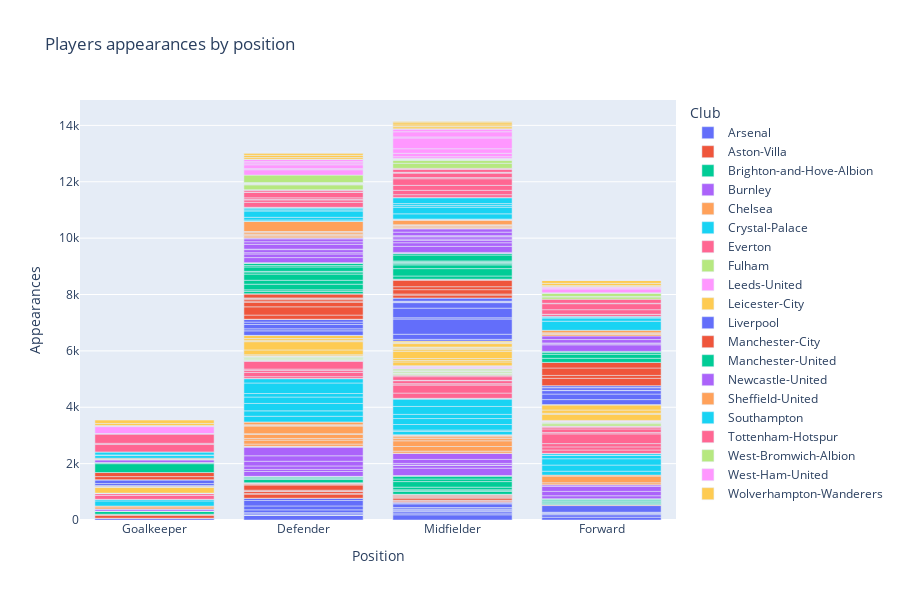

Notebook source saved alongside this figure:
### Markdown cell above
# Players by Appearances

### Code cell
fig=px.bar(data, x='Position', y='Appearances', color='Club', hover_data=['Name'],
          height=600, title='Players appearances by position')
iplot(fig)

### Figure 1 — Plotly figure (JSON) as saved in the notebook; plotly's stock layout.template omitted (floating-point values rounded to 4 significant figures)
{"data": [{"alignmentgroup": "True", "customdata": [["Bernd Leno"], ["Matt Macey"], ["Rúnar Alex Rúnarsson"], ["Héctor Bellerín"], ["Kieran Tierney"], ["William Saliba"], ["Sokratis"], ["Rob Holding"], ["Shkodran Mustafi"], ["Calum Chambers"], ["David Luiz"], ["Sead Kolasinac"], ["Gabriel Magalhães"], ["Mesut Özil"], ["Lucas Torreira"], ["Ainsley Maitland-Niles"], ["Mohamed Elneny"], ["Joseph Willock"], ["Matteo Guendouzi"], ["Emile Smith Rowe"], ["Granit Xhaka"], ["Bukayo Saka"], ["Dani Ceballos"], ["Alexandre Lacazette"], ["Pierre-Emerick Aubameyang"], ["Nicolas Pépé"], ["Reiss Nelson"], ["Eddie Nketiah"], ["Gabriel Martinelli"], ["Willian"]], "hovertemplate": "Club=Arsenal<br>Position=%{x}<br>Appearances=%{y}<br>Name=%{customdata[0]}<extra></extra>", "legendgroup": "Arsenal", "marker": {"color": "#636efa"}, "name": "Arsenal", "offsetgroup": "Arsenal", "orientation": "v", "showlegend": true, "textposition": "auto", "type": "bar", "x": ["Goalkeeper", "Goalkeeper", "Goalkeeper", "Defender", "Defender", "Defender", "Defender", "Defender", "Defender", "Defender", "Defender", "Defender", "Defender", "Midfielder", "Midfielder", "Midfielder", "Midfielder", "Midfielder", "Midfielder", "Midfielder", "Midfielder", "Midfielder", "Midfielder", "Forward", "Forward", "Forward", "Forward", "Forward", "Forward", "Forward"], "xaxis": "x", "y": [64, 0, 0, 160, 16, 0, 44, 41, 99, 139, 194, 78, 2, 184, 63, 54, 47, 33, 57, 2, 132, 28, 26, 99, 87, 33, 20, 23, 14, 236], "yaxis": "y"}, {"alignmentgroup": "True", "customdata": [["Tom Heaton"], ["Jed Steer"], ["Ørjan Nyland"], ["Lovre Kalinic"], ["Emiliano Martínez"], ["Neil Taylor"], ["Ezri Konsa Ngoyo"], ["Matt Targett"], ["Björn Engels"], ["Frédéric Guilbert"], ["Ahmed El Mohamady"], ["Kortney Hause"], ["Tyrone Mings"], ["Matthew Cash"], ["Douglas Luiz"], ["John McGinn"], ["Henri Lansbury"], ["Jack Grealish"], ["Marvelous Nakamba"], ["Conor Hourihane"], ["Trézéguet"], ["Anwar El Ghazi"], ["Jota"], ["Jacob Ramsey"], ["Wesley"], ["Keinan Davis"], ["Ollie Watkins"]], "hovertemplate": "Club=Aston-Villa<br>Position=%{x}<br>Appearances=%{y}<br>Name=%{customdata[0]}<extra></extra>", "legendgroup": "Aston-Villa", "marker": {"color": "#EF553B"}, "name": "Aston-Villa", "offsetgroup": "Aston-Villa", "orientation": "v", "showlegend": true, "textposition": "auto", "type": "bar", "x": ["Goalkeeper", "Goalkeeper", "Goalkeeper", "Goalkeeper", "Goalkeeper", "Defender", "Defender", "Defender", "Defender", "Defender", "Defender", "Defender", "Defender", "Defender", "Midfielder", "Midfielder", "Midfielder", "Midfielder", "Midfielder", "Midfielder", "Midfielder", "Midfielder", "Midfielder", "Midfielder", "Forward", "Forward", "Forward"], "xaxis": "x", "y": [116, 2, 7, 0, 16, 145, 26, 72, 17, 25, 183, 18, 51, 1, 37, 29, 13, 71, 29, 28, 35, 34, 10, 0, 21, 19, 1], "yaxis": "y"}, {"alignmentgroup": "True", "customdata": [["Mat Ryan"], ["Jason Steele"], ["Christian Walton"], ["Robert Sánchez"], ["Ben White"], ["Tariq Lamptey"], ["Lewis Dunk"], ["Adam Webster"], ["Bernardo"], ["Dan Burn"], ["Joël Veltman"], ["Romaric Yapi"], ["Alex Cochrane"], ["Haydon Roberts"], ["Dale Stephens"], ["Yves Bissouma"], ["Alexis Mac Allister"], ["Pascal Groß"], ["Adam Lallana"], ["Solly March"], ["Davy Pröpper"], ["Steven Alzate"], ["Max Sanders"], ["Jayson Molumby"], ["Lars Dendoncker"], ["Peter Gwargis"], ["Leandro Trossard"], ["Neal Maupay"], ["Alireza Jahanbakhsh"], ["José Izquierdo"], ["Aaron Connolly"], ["Florin Andone"], ["Viktor Gyökeres"]], "hovertemplate": "Club=Brighton-and-Hove-Albion<br>Position=%{x}<br>Appearances=%{y}<br>Name=%{customdata[0]}<extra></extra>", "legendgroup": "Brighton-and-Hove-Albion", "marker": {"color": "#00cc96"}, "name": "Brighton-and-Hove-Albion", "offsetgroup": "Brighton-and-Hove-Albion", "orientation": "v", "showlegend": true, "textposition": "auto", "type": "bar", "x": ["Goalkeeper", "Goalkeeper", "Goalkeeper", "Goalkeeper", "Defender", "Defender", "Defender", "Defender", "Defender", "Defender", "Defender", "Defender", "Defender", "Defender", "Midfielder", "Midfielder", "Midfielder", "Midfielder", "Midfielder", "Midfielder", "Midfielder", "Midfielder", "Midfielder", "Midfielder", "Midfielder", "Midfielder", "Forward", "Forward", "Forward", "Forward", "Forward", "Forward", "Forward"], "xaxis": "x", "y": [112, 0, 0, 0, 2, 11, 112, 33, 36, 44, 0, 0, 0, 0, 99, 52, 9, 93, 198, 92, 100, 21, 0, 0, 0, 0, 33, 39, 31, 47, 26, 26, 0], "yaxis": "y"}, {"alignmentgroup": "True", "customdata": [["Nick Pope"], ["Bailey Peacock-Farrell"], ["Will Norris"], ["Matthew Lowton"], ["Charlie Taylor"], ["James Tarkowski"], ["Ben Mee"], ["Erik Pieters"], ["Phil Bardsley"], ["Kevin Long"], ["Jimmy Dunne"], ["Bobby Thomas"], ["Anthony Driscoll-Glennon"], ["Jack Cork"], ["Jóhann Gudmundsson"], ["Josh Brownhill"], ["Dwight McNeil"], ["Robbie Brady"], ["Ashley Westwood"], ["Josh Benson"], ["Chris Wood"], ["Ashley Barnes"], ["Jay Rodriguez"], ["Matej Vydra"]], "hovertemplate": "Club=Burnley<br>Position=%{x}<br>Appearances=%{y}<br>Name=%{customdata[0]}<extra></extra>", "legendgroup": "Burnley", "marker": {"color": "#ab63fa"}, "name": "Burnley", "offsetgroup": "Burnley", "orientation": "v", "showlegend": true, "textposition": "auto", "type": "bar", "x": ["Goalkeeper", "Goalkeeper", "Goalkeeper", "Defender", "Defender", "Defender", "Defender", "Defender", "Defender", "Defender", "Defender", "Defender", "Defender", "Midfielder", "Midfielder", "Midfielder", "Midfielder", "Midfielder", "Midfielder", "Midfielder", "Forward", "Forward", "Forward", "Forward"], "xaxis": "x", "y": [74, 0, 1, 172, 74, 123, 166, 194, 300, 35, 1, 0, 0, 264, 96, 11, 61, 142, 222, 0, 105, 155, 178, 57], "yaxis": "y"}, {"alignmentgroup": "True", "customdata": [["Kepa Arrizabalaga"], ["Willy Caballero"], ["Antonio Rüdiger"], ["Marcos Alonso"], ["Andreas Christensen"], ["Kurt Zouma"], ["Reece James"], ["César Azpilicueta"], ["Fikayo Tomori"], ["Emerson"], ["Ben Chilwell"], ["Thiago Silva"], ["Hakim Ziyech"], ["Jorginho"], ["N'Golo Kanté"], ["Ross Barkley"], ["Ruben Loftus-Cheek"], ["Mateo Kovacic"], ["Mason Mount"], ["Christian Pulisic"], ["Billy Gilmour"], ["Kai Havertz"], ["Timo Werner"], ["Tammy Abraham"], ["Olivier Giroud"], ["Callum Hudson-Odoi"]], "hovertemplate": "Club=Chelsea<br>Position=%{x}<br>Appearances=%{y}<br>Name=%{customdata[0]}<extra></extra>", "legendgroup": "Chelsea", "marker": {"color": "#FFA15A"}, "name": "Chelsea", "offsetgroup": "Chelsea", "orientation": "v", "showlegend": true, "textposition": "auto", "type": "bar", "x": ["Goalkeeper", "Goalkeeper", "Defender", "Defender", "Defender", "Defender", "Defender", "Defender", "Defender", "Defender", "Defender", "Defender", "Midfielder", "Midfielder", "Midfielder", "Midfielder", "Midfielder", "Midfielder", "Midfielder", "Midfielder", "Midfielder", "Midfielder", "Forward", "Forward", "Forward", "Forward"], "xaxis": "x", "y": [71, 33, 80, 140, 59, 143, 26, 272, 17, 30, 99, 0, 0, 70, 166, 202, 78, 64, 39, 25, 6, 2, 2, 68, 238, 35], "yaxis": "y"}, {"alignmentgroup": "True", "customdata": [["Wayne Hennessey"], ["Vicente Guaita"], ["Stephen Henderson"], ["Joel Ward"], ["Patrick van Aanholt"], ["James Tomkins"], ["Scott Dann"], ["Mamadou Sakho"], ["Gary Cahill"], ["Martin Kelly"], ["Tyrick Mitchell"], ["Jaroslaw Jach"], ["Sam Woods"], ["Ryan Inniss"], ["Luka Milivojevic"], ["Max Meyer"], ["Cheikhou Kouyaté"], ["Andros Townsend"], ["Jeffrey Schlupp"], ["James McArthur"], ["James McCarthy"], ["Jairo Riedewald"], ["Eberechi Eze"], ["Nya Kirby"], ["Jordan Ayew"], ["Wilfried Zaha"], ["Christian Benteke"], ["Connor Wickham"], ["Brandon Pierrick"], ["Michy Batshuayi"]], "hovertemplate": "Club=Crystal-Palace<br>Position=%{x}<br>Appearances=%{y}<br>Name=%{customdata[0]}<extra></extra>", "legendgroup": "Crystal-Palace", "marker": {"color": "#19d3f3"}, "name": "Crystal-Palace", "offsetgroup": "Crystal-Palace", "orientation": "v", "showlegend": true, "textposition": "auto", "type": "bar", "x": ["Goalkeeper", "Goalkeeper", "Goalkeeper", "Defender", "Defender", "Defender", "Defender", "Defender", "Defender", "Defender", "Defender", "Defender", "Defender", "Defender", "Midfielder", "Midfielder", "Midfielder", "Midfielder", "Midfielder", "Midfielder", "Midfielder", "Midfielder", "Midfielder", "Midfielder", "Forward", "Forward", "Forward", "Forward", "Forward", "Forward"], "xaxis": "x", "y": [181, 57, 0, 201, 191, 263, 227, 125, 374, 153, 6, 0, 0, 0, 121, 46, 197, 211, 148, 282, 258, 29, 2, 0, 139, 217, 225, 120, 2, 60], "yaxis": "y"}, {"alignmentgroup": "True", "customdata": [["Jordan Pickford"], ["João Virgínia"], ["Jonas Lössl"], ["Mason Holgate"], ["Michael Keane"], ["Lucas Digne"], ["Yerry Mina"], ["Séamus Coleman"], ["Jarrad Branthwaite"], ["Jonjoe Kenny"], ["Niels Nkounkou"], ["Fabian Delph"], ["Gylfi Sigurdsson"], ["André Gomes"], ["Jean-Philippe Gbamin"], ["Tom Davies"], ["Beni Baningime"], ["Allan"], ["James Rodríguez"], ["Abdoulaye Doucouré"], ["Muhamed Besic"], ["Sandro Ramírez"], ["Yannick Bolasie"], ["Richarlison"], ["Dominic Calvert-Lewin"], ["Theo Walcott"], ["Cenk Tosun"], ["Alex Iwobi"], ["Bernard"], ["Moise Kean"], ["Anthony Gordon"]], "hovertemplate": "Club=Everton<br>Position=%{x}<br>Appearances=%{y}<br>Name=%{customdata[0]}<extra></extra>", "legendgroup": "Everton", "marker": {"color": "#FF6692"}, "name": "Everton", "offsetgroup": "Everton", "orientation": "v", "showlegend": true, "textposition": "auto", "type": "bar", "x": ["Goalkeeper", "Goalkeeper", "Goalkeeper", "Defender", "Defender", "Defender", "Defender", "Defender", "Defender", "Defender", "Defender", "Midfielder", "Midfielder", "Midfielder", "Midfielder", "Midfielder", "Midfielder", "Midfielder", "Midfielder", "Midfielder", "Midfielder", "Forward", "Forward", "Forward", "Forward", "Forward", "Forward", "Forward", "Forward", "Forward", "Forward"], "xaxis": "x", "y": [147, 0, 69, 65, 153, 72, 44, 276, 4, 31, 0, 185, 284, 48, 2, 106, 8, 2, 2, 131, 46, 8, 119, 111, 116, 346, 49, 126, 61, 31, 11], "yaxis": "y"}, {"alignmentgroup": "True", "customdata": [["Marek Rodák"], ["Fabri"], ["Alphonse Areola"], ["Michael Hector"], ["Denis Odoi"], ["Tim Ream"], ["Maxime Le Marchand"], ["Joe Bryan"], ["Antonee Robinson"], ["Kenny Tete"], ["Ola Aina"], ["Jean Michael Seri"], ["Kevin McDonald"], ["Neeskens Kebano"], ["Stefan Johansen"], ["Tom Cairney"], ["Josh Onomah"], ["André-Frank Zambo Anguissa"], ["Mario Lemina"], ["Harrison Reed"], ["Tyrese Francois"], ["Aleksandar Mitrovic"], ["Bobby De Cordova-Reid"], ["Ivan Cavaleiro"], ["Aboubakar Kamara"]], "hovertemplate": "Club=Fulham<br>Position=%{x}<br>Appearances=%{y}<br>Name=%{customdata[0]}<extra></extra>", "legendgroup": "Fulham", "marker": {"color": "#B6E880"}, "name": "Fulham", "offsetgroup": "Fulham", "orientation": "v", "showlegend": true, "textposition": "auto", "type": "bar", "x": ["Goalkeeper", "Goalkeeper", "Goalkeeper", "Defender", "Defender", "Defender", "Defender", "Defender", "Defender", "Defender", "Defender", "Midfielder", "Midfielder", "Midfielder", "Midfielder", "Midfielder", "Midfielder", "Midfielder", "Midfielder", "Midfielder", "Midfielder", "Forward", "Forward", "Forward", "Forward"], "xaxis": "x", "y": [1, 2, 1, 2, 33, 40, 26, 30, 0, 1, 3, 32, 41, 9, 12, 43, 15, 24, 47, 19, 0, 79, 29, 25, 15], "yaxis": "y"}, {"alignmentgroup": "True", "customdata": [["Kiko Casilla"], ["Elia Caprile"], ["Luke Ayling"], ["Barry Douglas"], ["Liam Cooper"], ["Pascal Struijk"], ["Leif Davis"], ["Robin Koch"], ["Oliver Casey"], ["Charlie Cresswell"], ["Robbie Gotts"], ["Adam Forshaw"], ["Stuart Dallas"], ["Pablo Hernández"], ["Kalvin Phillips"], ["Mateusz Klich"], ["Jamie Shackleton"], ["Jack Harrison"], ["Alfie McCalmont"], ["Mateusz Bogusz"], ["Ian Poveda-Ocampo"], ["Patrick Bamford"], ["Tyler Roberts"], ["Joe Gelhardt"], ["Rodrigo Moreno"]], "hovertemplate": "Club=Leeds-United<br>Position=%{x}<br>Appearances=%{y}<br>Name=%{customdata[0]}<extra></extra>", "legendgroup": "Leeds-United", "marker": {"color": "#FF97FF"}, "name": "Leeds-United", "offsetgroup": "Leeds-United", "orientation": "v", "showlegend": true, "textposition": "auto", "type": "bar", "x": ["Goalkeeper", "Goalkeeper", "Defender", "Defender", "Defender", "Defender", "Defender", "Defender", "Defender", "Defender", "Defender", "Midfielder", "Midfielder", "Midfielder", "Midfielder", "Midfielder", "Midfielder", "Midfielder", "Midfielder", "Midfielder", "Forward", "Forward", "Forward", "Forward", "Forward"], "xaxis": "x", "y": [0, 0, 2, 0, 3, 1, 0, 2, 0, 0, 0, 35, 2, 58, 2, 2, 1, 2, 0, 0, 0, 29, 3, 0, 19], "yaxis": "y"}, {"alignmentgroup": "True", "customdata": [["Kasper Schmeichel"], ["Danny Ward"], ["Eldin Jakupovic"], ["James Justin"], ["Çaglar Söyüncü"], ["Wes Morgan"], ["Jonny Evans"], ["Filip Benkovic"], ["Daniel Amartey"], ["Ricardo Pereira"], ["Christian Fuchs"], ["Luke Thomas"], ["Timothy Castagne"], ["Demarai Gray"], ["Youri Tielemans"], ["James Maddison"], ["Marc Albrighton"], ["Harvey Barnes"], ["Hamza Choudhury"], ["Matty James"], ["Adrien Silva"], ["Wilfred Ndidi"], ["Dennis Praet"], ["Rachid Ghezzal"], ["Nampalys Mendy"], ["Jamie Vardy"], ["Islam Slimani"], ["Kelechi Iheanacho"], ["Ayoze Pérez"], ["Fousseni Diabaté"]], "hovertemplate": "Club=Leicester-City<br>Position=%{x}<br>Appearances=%{y}<br>Name=%{customdata[0]}<extra></extra>", "legendgroup": "Leicester-City", "marker": {"color": "#FECB52"}, "name": "Leicester-City", "offsetgroup": "Leicester-City", "orientation": "v", "showlegend": true, "textposition": "auto", "type": "bar", "x": ["Goalkeeper", "Goalkeeper", "Goalkeeper", "Defender", "Defender", "Defender", "Defender", "Defender", "Defender", "Defender", "Defender", "Defender", "Defender", "Midfielder", "Midfielder", "Midfielder", "Midfielder", "Midfielder", "Midfielder", "Midfielder", "Midfielder", "Midfielder", "Midfielder", "Midfielder", "Midfielder", "Forward", "Forward", "Forward", "Forward", "Forward"], "xaxis": "x", "y": [211, 2, 28, 15, 42, 168, 297, 0, 46, 63, 107, 3, 2, 132, 52, 69, 258, 57, 37, 42, 14, 122, 29, 19, 44, 213, 39, 117, 178, 15], "yaxis": "y"}, {"alignmentgroup": "True", "customdata": [["Loris Karius"], ["Alisson"], ["Adrián"], ["Caoimhin Kelleher"], ["Kamil Grabara"], ["Virgil van Dijk"], ["Joseph Gomez"], ["Andrew Robertson"], ["Joel Matip"], ["Trent Alexander-Arnold"], ["Neco Williams"], ["Konstantinos Tsimikas"], ["Nathaniel Phillips"], ["Sepp van den Berg"], ["Fabinho"], ["Georginio Wijnaldum"], ["James Milner"], ["Naby Keita"], ["Jordan Henderson"], ["Alex Oxlade-Chamberlain"], ["Marko Grujic"], ["Curtis Jones"], ["Harry Wilson"], ["Harvey Elliott"], ["Xherdan Shaqiri"], ["Thiago"], ["Roberto Firmino"], ["Sadio Mané"], ["Mohamed Salah"], ["Takumi Minamino"], ["Rhian Brewster"], ["Divock Origi"], ["Ben Woodburn"], ["Diogo Jota"]], "hovertemplate": "Club=Liverpool<br>Position=%{x}<br>Appearances=%{y}<br>Name=%{customdata[0]}<extra></extra>", "legendgroup": "Liverpool", "marker": {"color": "#636efa"}, "name": "Liverpool", "offsetgroup": "Liverpool", "orientation": "v", "showlegend": true, "textposition": "auto", "type": "bar", "x": ["Goalkeeper", "Goalkeeper", "Goalkeeper", "Goalkeeper", "Goalkeeper", "Defender", "Defender", "Defender", "Defender", "Defender", "Defender", "Defender", "Defender", "Defender", "Midfielder", "Midfielder", "Midfielder", "Midfielder", "Midfielder", "Midfielder", "Midfielder", "Midfielder", "Midfielder", "Midfielder", "Midfielder", "Midfielder", "Forward", "Forward", "Forward", "Forward", "Forward", "Forward", "Forward", "Forward"], "xaxis": "x", "y": [29, 69, 136, 0, 0, 159, 73, 153, 86, 95, 6, 0, 0, 0, 58, 181, 539, 45, 342, 196, 8, 7, 31, 4, 115, 1, 177, 196, 123, 11, 0, 91, 6, 67], "yaxis": "y"}, {"alignmentgroup": "True", "customdata": [["Ederson"], ["Scott Carson"], ["Nathan Aké"], ["Kyle Walker"], ["John Stones"], ["Oleksandr Zinchenko"], ["Aymeric Laporte"], ["Benjamin Mendy"], ["João Cancelo"], ["Nicolás Otamendi"], ["Eric García"], ["Ilkay Gündogan"], ["Rodrigo"], ["Kevin De Bruyne"], ["Bernardo Silva"], ["Fernandinho"], ["Phil Foden"], ["Tommy Doyle"], ["Adrián Bernabé"], ["Ferran Torres"], ["Raheem Sterling"], ["Gabriel Jesus"], ["Sergio Agüero"], ["Riyad Mahrez"], ["Liam Delap"]], "hovertemplate": "Club=Manchester-City<br>Position=%{x}<br>Appearances=%{y}<br>Name=%{customdata[0]}<extra></extra>", "legendgroup": "Manchester-City", "marker": {"color": "#EF553B"}, "name": "Manchester-City", "offsetgroup": "Manchester-City", "orientation": "v", "showlegend": true, "textposition": "auto", "type": "bar", "x": ["Goalkeeper", "Goalkeeper", "Defender", "Defender", "Defender", "Defender", "Defender", "Defender", "Defender", "Defender", "Defender", "Midfielder", "Midfielder", "Midfielder", "Midfielder", "Midfielder", "Midfielder", "Midfielder", "Midfielder", "Forward", "Forward", "Forward", "Forward", "Forward", "Forward"], "xaxis": "x", "y": [110, 145, 147, 293, 163, 41, 59, 37, 17, 136, 13, 102, 36, 156, 105, 225, 42, 1, 0, 1, 260, 103, 263, 199, 0], "yaxis": "y"}, {"alignmentgroup": "True", "customdata": [["David de Gea"], ["Sergio Romero"], ["Dean Henderson"], ["Victor Lindelöf"], ["Eric Bailly"], ["Phil Jones"], ["Harry Maguire"], ["Chris Smalling"], ["Marcos Rojo"], ["Diogo Dalot"], ["Luke Shaw"], ["Timothy Fosu-Mensah"], ["Aaron Wan-Bissaka"], ["Axel Tuanzebe"], ["Brandon Williams"], ["Teden Mengi"], ["Paul Pogba"], ["Juan Mata"], ["Jesse Lingard"], ["Andreas Pereira"], ["Fred"], ["Bruno Fernandes"], ["Daniel James"], ["Nemanja Matic"], ["Scott McTominay"], ["Donny van de Beek"], ["Anthony Martial"], ["Marcus Rashford"], ["Odion Ighalo"], ["Mason Greenwood"]], "hovertemplate": "Club=Manchester-United<br>Position=%{x}<br>Appearances=%{y}<br>Name=%{customdata[0]}<extra></extra>", "legendgroup": "Manchester-United", "marker": {"color": "#00cc96"}, "name": "Manchester-United", "offsetgroup": "Manchester-United", "orientation": "v", "showlegend": true, "textposition": "auto", "type": "bar", "x": ["Goalkeeper", "Goalkeeper", "Goalkeeper", "Defender", "Defender", "Defender", "Defender", "Defender", "Defender", "Defender", "Defender", "Defender", "Defender", "Defender", "Defender", "Defender", "Midfielder", "Midfielder", "Midfielder", "Midfielder", "Midfielder", "Midfielder", "Midfielder", "Midfielder", "Midfielder", "Midfielder", "Forward", "Forward", "Forward", "Forward"], "xaxis": "x", "y": [314, 7, 36, 83, 54, 200, 140, 219, 76, 20, 157, 49, 77, 10, 17, 0, 112, 262, 133, 45, 46, 15, 34, 208, 59, 1, 146, 143, 67, 35], "yaxis": "y"}, {"alignmentgroup": "True", "customdata": [["Mark Gillespie"], ["Martin Dubravka"], ["Karl Darlow"], ["Daniel Langley"], ["Ciaran Clark"], ["Paul Dummett"], ["Fabian Schär"], ["Jamaal Lascelles"], ["Emil Krafth"], ["Federico Fernández"], ["Javier Manquillo"], ["DeAndre Yedlin"], ["Jamal Lewis"], ["Jacob Murphy"], ["Jonjo Shelvey"], ["Matt Ritchie"], ["Isaac Hayden"], ["Miguel Almirón"], ["Christian Atsu"], ["Sean Longstaff"], ["Matthew Longstaff"], ["Jeff Hendrick"], ["Ryan Fraser"], ["Henri Saivet"], ["Daniel Barlaser"], ["Andy Carroll"], ["Joelinton"], ["Allan Saint-Maximin"], ["Dwight Gayle"], ["Callum Wilson"]], "hovertemplate": "Club=Newcastle-United<br>Position=%{x}<br>Appearances=%{y}<br>Name=%{customdata[0]}<extra></extra>", "legendgroup": "Newcastle-United", "marker": {"color": "#ab63fa"}, "name": "Newcastle-United", "offsetgroup": "Newcastle-United", "orientation": "v", "showlegend": true, "textposition": "auto", "type": "bar", "x": ["Goalkeeper", "Goalkeeper", "Goalkeeper", "Goalkeeper", "Defender", "Defender", "Defender", "Defender", "Defender", "Defender", "Defender", "Defender", "Defender", "Midfielder", "Midfielder", "Midfielder", "Midfielder", "Midfielder", "Midfielder", "Midfielder", "Midfielder", "Midfielder", "Midfielder", "Midfielder", "Midfielder", "Forward", "Forward", "Forward", "Forward", "Forward"], "xaxis": "x", "y": [0, 88, 21, 0, 179, 128, 46, 109, 17, 170, 92, 103, 30, 34, 215, 128, 82, 48, 80, 33, 9, 124, 121, 5, 0, 232, 40, 28, 119, 128], "yaxis": "y"}, {"alignmentgroup": "True", "customdata": [["Wes Foderingham"], ["Michael Verrips"], ["Simon Moore"], ["Aaron Ramsdale"], ["George Baldock"], ["Enda Stevens"], ["Jack O'Connell"], ["Chris Basham"], ["John Egan"], ["Jack Robinson"], ["Kean Bryan"], ["Phil Jagielka"], ["Max Lowe"], ["Ethan Ampadu"], ["Jayden Bogle"], ["John Fleck"], ["John Lundstram"], ["Oliver Norwood"], ["Ben Osborn"], ["Sander Berge"], ["Jack Rodwell"], ["Regan Slater"], ["Oliver Burke"], ["Zak Brunt"], ["Oliver McBurnie"], ["Billy Sharp"], ["David McGoldrick"], ["Lys Mousset"]], "hovertemplate": "Club=Sheffield-United<br>Position=%{x}<br>Appearances=%{y}<br>Name=%{customdata[0]}<extra></extra>", "legendgroup": "Sheffield-United", "marker": {"color": "#FFA15A"}, "name": "Sheffield-United", "offsetgroup": "Sheffield-United", "orientation": "v", "showlegend": true, "textposition": "auto", "type": "bar", "x": ["Goalkeeper", "Goalkeeper", "Goalkeeper", "Goalkeeper", "Defender", "Defender", "Defender", "Defender", "Defender", "Defender", "Defender", "Defender", "Defender", "Defender", "Defender", "Midfielder", "Midfielder", "Midfielder", "Midfielder", "Midfielder", "Midfielder", "Midfielder", "Midfielder", "Midfielder", "Forward", "Forward", "Forward", "Forward"], "xaxis": "x", "y": [0, 0, 2, 39, 40, 47, 35, 61, 38, 9, 0, 366, 0, 2, 0, 32, 36, 39, 14, 16, 167, 0, 16, 0, 54, 28, 30, 88], "yaxis": "y"}, {"alignmentgroup": "True", "customdata": [["Alex McCarthy"], ["Angus Gunn"], ["Fraser Forster"], ["Harry Lewis"], ["Jannik Vestergaard"], ["Jack Stephens"], ["Ryan Bertrand"], ["Jake Vokins"], ["Jan Bednarek"], ["Yan Valery"], ["Kyle Walker-Peters"], ["Mohammed Salisu"], ["Moussa Djenepo"], ["Oriol Romeu"], ["James Ward-Prowse"], ["Stuart Armstrong"], ["Sofiane Boufal"], ["Nathan Redmond"], ["William Smallbone"], ["Nathan Tella"], ["Shane Long"], ["Danny Ings"], ["Che Adams"], ["Michael Obafemi"]], "hovertemplate": "Club=Southampton<br>Position=%{x}<br>Appearances=%{y}<br>Name=%{customdata[0]}<extra></extra>", "legendgroup": "Southampton", "marker": {"color": "#19d3f3"}, "name": "Southampton", "offsetgroup": "Southampton", "orientation": "v", "showlegend": true, "textposition": "auto", "type": "bar", "x": ["Goalkeeper", "Goalkeeper", "Goalkeeper", "Goalkeeper", "Defender", "Defender", "Defender", "Defender", "Defender", "Defender", "Defender", "Defender", "Midfielder", "Midfielder", "Midfielder", "Midfielder", "Midfielder", "Midfielder", "Midfielder", "Midfielder", "Forward", "Forward", "Forward", "Forward"], "xaxis": "x", "y": [96, 22, 107, 0, 43, 93, 231, 1, 66, 34, 24, 0, 20, 183, 233, 60, 70, 208, 11, 2, 322, 113, 32, 28], "yaxis": "y"}, {"alignmentgroup": "True", "customdata": [["Hugo Lloris"], ["Paulo Gazzaniga"], ["Joe Hart"], ["Alfie Whiteman"], ["Brandon Austin"], ["Toby Alderweireld"], ["Davinson Sánchez"], ["Juan Foyth"], ["Serge Aurier"], ["Ben Davies"], ["Japhet Tanganga"], ["Matt Doherty"], ["Dennis Cirkin"], ["Sergio Reguilón"], ["Harry Winks"], ["Erik Lamela"], ["Eric Dier"], ["Moussa Sissoko"], ["Ryan Sessegnon"], ["Dele Alli"], ["Tanguy Ndombele"], ["Gedson Fernandes"], ["Pierre-Emile Højbjerg"], ["Harvey White"], ["Giovani Lo Celso"], ["Lucas Moura"], ["Jack Clarke"], ["Son Heung-Min"], ["Harry Kane"], ["Steven Bergwijn"], ["Gareth Bale"]], "hovertemplate": "Club=Tottenham-Hotspur<br>Position=%{x}<br>Appearances=%{y}<br>Name=%{customdata[0]}<extra></extra>", "legendgroup": "Tottenham-Hotspur", "marker": {"color": "#FF6692"}, "name": "Tottenham-Hotspur", "offsetgroup": "Tottenham-Hotspur", "orientation": "v", "showlegend": true, "textposition": "auto", "type": "bar", "x": ["Goalkeeper", "Goalkeeper", "Goalkeeper", "Goalkeeper", "Goalkeeper", "Defender", "Defender", "Defender", "Defender", "Defender", "Defender", "Defender", "Defender", "Defender", "Midfielder", "Midfielder", "Midfielder", "Midfielder", "Midfielder", "Midfielder", "Midfielder", "Midfielder", "Midfielder", "Midfielder", "Midfielder", "Forward", "Forward", "Forward", "Forward", "Forward", "Forward"], "xaxis": "x", "y": [262, 43, 340, 0, 0, 176, 84, 16, 58, 201, 6, 77, 0, 0, 96, 155, 176, 235, 41, 157, 23, 7, 111, 0, 29, 75, 0, 162, 212, 16, 146], "yaxis": "y"}, {"alignmentgroup": "True", "customdata": [["Sam Johnstone"], ["David Button"], ["Jonathan Bond"], ["Darnell Furlong"], ["Kieran Gibbs"], ["Kyle Bartley"], ["Semi Ajayi"], ["Conor Townsend"], ["Ahmed Hegazi"], ["Dara O'Shea"], ["Cédric Kipré"], ["Lee Peltier"], ["Branislav Ivanovic"], ["Jake Livermore"], ["Matt Phillips"], ["Kamil Grosicki"], ["Rekeem Harper"], ["Romaine Sawyers"], ["Sam Field"], ["Kyle Edwards"], ["Grady Diangana"], ["Conor Gallagher"], ["Hal Robson-Kanu"], ["Kenneth Zohore"], ["Matheus Pereira"], ["Charlie Austin"], ["Callum Robinson"], ["Jamie Soule"]], "hovertemplate": "Club=West-Bromwich-Albion<br>Position=%{x}<br>Appearances=%{y}<br>Name=%{customdata[0]}<extra></extra>", "legendgroup": "West-Bromwich-Albion", "marker": {"color": "#B6E880"}, "name": "West-Bromwich-Albion", "offsetgroup": "West-Bromwich-Albion", "orientation": "v", "showlegend": true, "textposition": "auto", "type": "bar", "x": ["Goalkeeper", "Goalkeeper", "Goalkeeper", "Defender", "Defender", "Defender", "Defender", "Defender", "Defender", "Defender", "Defender", "Defender", "Defender", "Midfielder", "Midfielder", "Midfielder", "Midfielder", "Midfielder", "Midfielder", "Midfielder", "Midfielder", "Midfielder", "Forward", "Forward", "Forward", "Forward", "Forward", "Forward"], "xaxis": "x", "y": [2, 4, 0, 5, 172, 23, 2, 0, 38, 2, 0, 20, 261, 180, 110, 15, 2, 2, 20, 2, 19, 0, 76, 19, 2, 106, 22, 0], "yaxis": "y"}, {"alignmentgroup": "True", "customdata": [["Lukasz Fabianski"], ["David Martin"], ["Darren Randolph"], ["Nathan Trott"], ["Aaron Cresswell"], ["Fabián Balbuena"], ["Gonçalo Cardoso"], ["Angelo Ogbonna"], ["Issa Diop"], ["Ryan Fredericks"], ["Arthur Masuaku"], ["Ben Johnson"], ["Ajibola Alese"], ["Harrison Ashby"], ["Felipe Anderson"], ["Manuel Lanzini"], ["Robert Snodgrass"], ["Mark Noble"], ["Pablo Fornals"], ["Jack Wilshere"], ["Declan Rice"], ["Josh Cullen"], ["Conor Coventry"], ["Michail Antonio"], ["Andriy Yarmolenko"], ["Jarrod Bowen"], ["Sébastien Haller"], ["Xande Silva"], ["Emmanuel Longelo"]], "hovertemplate": "Club=West-Ham-United<br>Position=%{x}<br>Appearances=%{y}<br>Name=%{customdata[0]}<extra></extra>", "legendgroup": "West-Ham-United", "marker": {"color": "#FF97FF"}, "name": "West-Ham-United", "offsetgroup": "West-Ham-United", "orientation": "v", "showlegend": true, "textposition": "auto", "type": "bar", "x": ["Goalkeeper", "Goalkeeper", "Goalkeeper", "Goalkeeper", "Defender", "Defender", "Defender", "Defender", "Defender", "Defender", "Defender", "Defender", "Defender", "Defender", "Midfielder", "Midfielder", "Midfielder", "Midfielder", "Midfielder", "Midfielder", "Midfielder", "Midfielder", "Midfielder", "Forward", "Forward", "Forward", "Forward", "Forward", "Forward"], "xaxis": "x", "y": [246, 5, 31, 0, 190, 40, 0, 137, 67, 44, 81, 4, 0, 0, 63, 122, 160, 383, 38, 182, 101, 3, 0, 135, 34, 22, 34, 1, 0], "yaxis": "y"}, {"alignmentgroup": "True", "customdata": [["Rui Patrício"], ["John Ruddy"], ["Willy Boly"], ["Conor Coady"], ["Jonny"], ["Rúben Vinagre"], ["Maximilian Kilman"], ["Oskar Buur"], ["Marçal"], ["Ki-Jana Hoever"], ["Rúben Neves"], ["Daniel Podence"], ["Romain Saïss"], ["João Moutinho"], ["Leander Dendoncker"], ["Vitinha"], ["Meritan Shabani"], ["Pedro Neto"], ["Raúl Jiménez"], ["Adama Traoré"], ["Fábio Silva"], ["Leonardo Campana"]], "hovertemplate": "Club=Wolverhampton-Wanderers<br>Position=%{x}<br>Appearances=%{y}<br>Name=%{customdata[0]}<extra></extra>", "legendgroup": "Wolverhampton-Wanderers", "marker": {"color": "#FECB52"}, "name": "Wolverhampton-Wanderers", "offsetgroup": "Wolverhampton-Wanderers", "orientation": "v", "showlegend": true, "textposition": "auto", "type": "bar", "x": ["Goalkeeper", "Goalkeeper", "Defender", "Defender", "Defender", "Defender", "Defender", "Defender", "Defender", "Defender", "Midfielder", "Midfielder", "Midfielder", "Midfielder", "Midfielder", "Midfielder", "Midfielder", "Forward", "Forward", "Forward", "Forward", "Forward"], "xaxis": "x", "y": [77, 119, 60, 79, 68, 34, 4, 1, 2, 0, 75, 11, 54, 78, 59, 1, 0, 31, 78, 105, 1, 0], "yaxis": "y"}], "layout": {"barmode": "relative", "height": 600, "legend": {"title": {"text": "Club"}, "tracegroupgap": 0}, "title": {"text": "Players appearances by position"}, "xaxis": {"anchor": "y", "domain": [0, 1], "title": {"text": "Position"}}, "yaxis": {"anchor": "x", "domain": [0, 1], "title": {"text": "Appearances"}}}}
